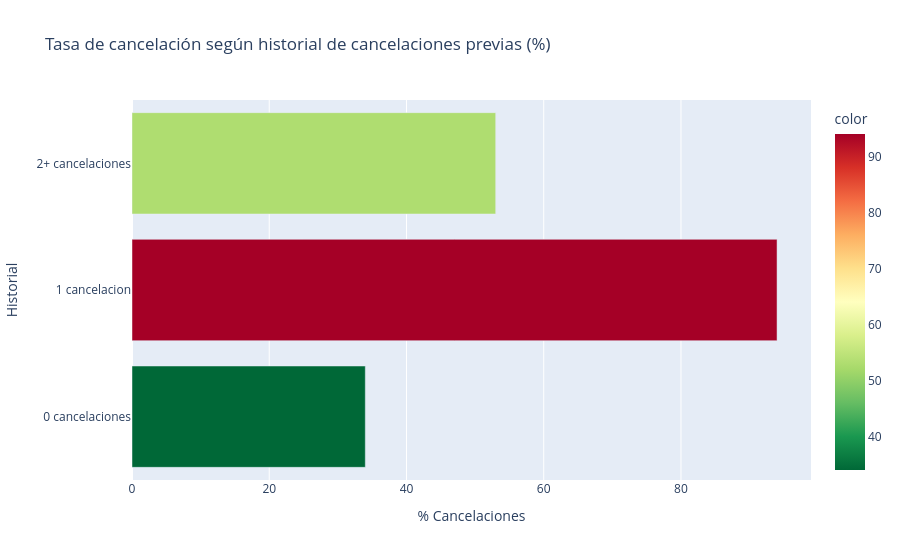

Notebook source saved alongside this figure:
### Code cell
fig = px.bar(
    x=cancel_rate_prev.values,
    y=cancel_rate_prev.index.astype(str),
    orientation='h',
    color=cancel_rate_prev.values,
    color_continuous_scale='RdYlGn_r',
    title='Tasa de cancelación según historial de cancelaciones previas (%)',
    labels={'x': '% Cancelaciones', 'y': 'Historial'}
)
fig.show()

### Figure 1 — Plotly figure (JSON) as saved in the notebook; plotly's stock layout.template omitted (floating-point values rounded to 4 significant figures)
{"data": [{"hovertemplate": "% Cancelaciones=%{x}<br>Historial=%{y}<br>color=%{marker.color}<extra></extra>", "legendgroup": "", "marker": {"color": [34.0, 94.0, 53.0], "coloraxis": "coloraxis", "pattern": {"shape": ""}}, "name": "", "orientation": "h", "showlegend": false, "textposition": "auto", "type": "bar", "x": [34.0, 94.0, 53.0], "xaxis": "x", "y": ["0 cancelaciones", "1 cancelacion", "2+ cancelaciones"], "yaxis": "y"}], "layout": {"barmode": "relative", "coloraxis": {"colorbar": {"title": {"text": "color"}}, "colorscale": [[0, "rgb(0,104,55)"], [0.1, "rgb(26,152,80)"], [0.2, "rgb(102,189,99)"], [0.3, "rgb(166,217,106)"], [0.4, "rgb(217,239,139)"], [0.5, "rgb(255,255,191)"], [0.6, "rgb(254,224,139)"], [0.7, "rgb(253,174,97)"], [0.8, "rgb(244,109,67)"], [0.9, "rgb(215,48,39)"], [1, "rgb(165,0,38)"]]}, "legend": {"tracegroupgap": 0}, "title": {"text": "Tasa de cancelación según historial de cancelaciones previas (%)"}, "xaxis": {"anchor": "y", "domain": [0, 1], "title": {"text": "% Cancelaciones"}}, "yaxis": {"anchor": "x", "domain": [0, 1], "title": {"text": "Historial"}}}}
